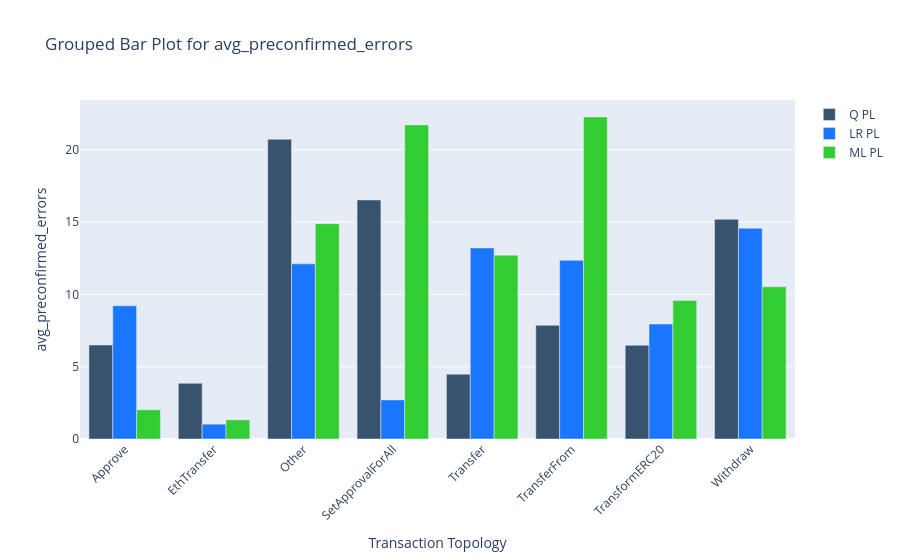

Notebook code cell kept with this figure:
### Code cell
fig.show()

### Figure 1 — Plotly figure (JSON) as saved in the notebook; plotly's stock layout.template omitted (floating-point values rounded to 4 significant figures)
{"data": [{"marker": {"color": "rgb(55, 83, 109)"}, "name": "Q PL", "type": "bar", "x": ["Approve", "EthTransfer", "Other", "SetApprovalForAll", "Transfer", "TransferFrom", "TransformERC20", "Withdraw"], "y": [6.502, 3.851, 20.73, 16.53, 4.48, 7.859, 6.484, 15.19]}, {"marker": {"color": "rgb(26, 118, 255)"}, "name": "LR PL", "type": "bar", "x": ["Approve", "EthTransfer", "Other", "SetApprovalForAll", "Transfer", "TransferFrom", "TransformERC20", "Withdraw"], "y": [9.211, 1.025, 12.11, 2.702, 13.21, 12.35, 7.951, 14.57]}, {"marker": {"color": "rgb(50, 205, 50)"}, "name": "ML PL", "type": "bar", "x": ["Approve", "EthTransfer", "Other", "SetApprovalForAll", "Transfer", "TransferFrom", "TransformERC20", "Withdraw"], "y": [2.015, 1.321, 14.89, 21.72, 12.71, 22.27, 9.572, 10.52]}], "layout": {"barmode": "group", "title": {"text": "Grouped Bar Plot for avg_preconfirmed_errors"}, "xaxis": {"tickangle": -45, "title": {"text": "Transaction Topology"}}, "yaxis": {"title": {"text": "avg_preconfirmed_errors"}}}}
